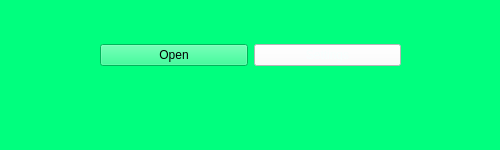
<?xml version="1.0" encoding="UTF-8"?>
<ui version="4.0">
 <class>MainWindow</class>
 <widget class="QMainWindow" name="MainWindow">
  <property name="geometry">
   <rect>
    <x>0</x>
    <y>0</y>
    <width>500</width>
    <height>150</height>
   </rect>
  </property>
  <property name="minimumSize">
   <size>
    <width>500</width>
    <height>150</height>
   </size>
  </property>
  <property name="maximumSize">
   <size>
    <width>500</width>
    <height>150</height>
   </size>
  </property>
  <property name="mouseTracking">
   <bool>true</bool>
  </property>
  <property name="windowTitle">
   <string>Project</string>
  </property>
  <property name="styleSheet">
   <string notr="true">background-color: rgb(0, 255, 126);</string>
  </property>
  <widget class="QWidget" name="centralwidget">
   <property name="minimumSize">
    <size>
     <width>500</width>
     <height>99</height>
    </size>
   </property>
   <widget class="QWidget" name="gridLayoutWidget">
    <property name="geometry">
     <rect>
      <x>100</x>
      <y>10</y>
      <width>301</width>
      <height>91</height>
     </rect>
    </property>
    <layout class="QHBoxLayout" name="horizontalLayout">
     <item>
      <widget class="QPushButton" name="pushButton_open">
       <property name="cursor">
        <cursorShape>PointingHandCursor</cursorShape>
       </property>
       <property name="text">
        <string>Open</string>
       </property>
      </widget>
     </item>
     <item>
      <widget class="QPushButton" name="pushButton_settings">
       <property name="cursor">
        <cursorShape>PointingHandCursor</cursorShape>
       </property>
       <property name="styleSheet">
        <string notr="true">color: rgb(247, 255, 254);
background-color: rgb(255, 255, 255);</string>
       </property>
       <property name="locale">
        <locale language="English" country="Europe"/>
       </property>
       <property name="text">
        <string>Settings</string>
       </property>
      </widget>
     </item>
    </layout>
   </widget>
  </widget>
  <widget class="QMenuBar" name="menubar">
   <property name="geometry">
    <rect>
     <x>0</x>
     <y>0</y>
     <width>500</width>
     <height>24</height>
    </rect>
   </property>
  </widget>
  <widget class="QStatusBar" name="statusbar"/>
 </widget>
 <resources/>
 <connections/>
</ui>
